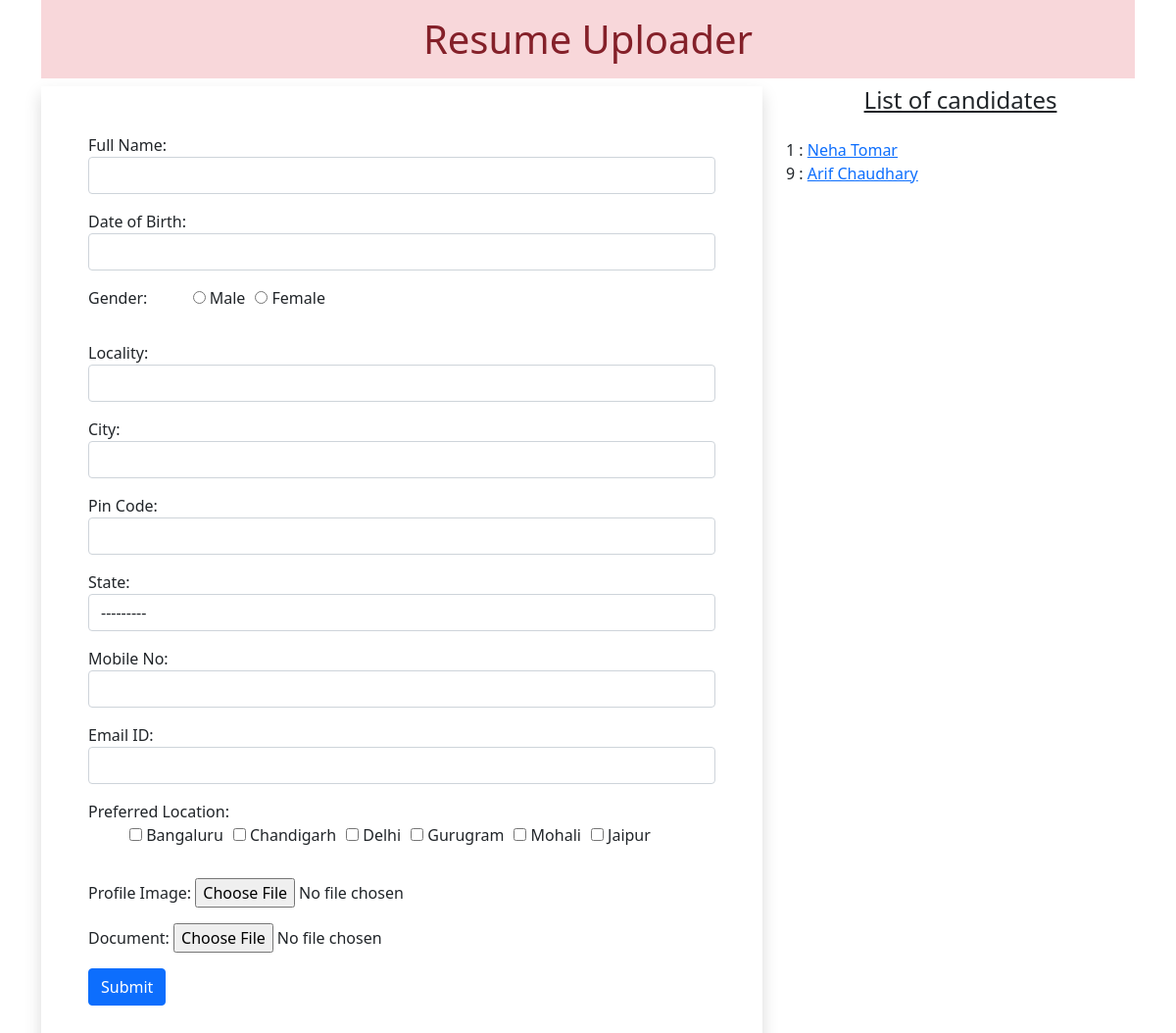
The page / on the database its author committed.
### app/models.py (models this page shows)
class Resume(models.Model):
    STATE_CHOICE = (
        ('AndraPardesh', 'AndraPardesh'),
        ('Chandigarh', 'Chandigarh'),
        ('Delhi','Delhi'),
        ('Goa', 'Goa'),
        ('UP', 'UP'),
        ('Punjab', 'Punjab'),
        ('Haryana', 'Haryana'),
    )
    name = models.CharField(max_length=100)
    dob = models.DateField(auto_now=False, auto_now_add=False)
    gender = models.CharField(max_length=50)
    locality = models.CharField(max_length=100)
    city = models.CharField(max_length=50)
    pin = models.PositiveIntegerField()
    state = models.CharField(choices= STATE_CHOICE, max_length=50)
    mobile = models.PositiveIntegerField()
    email = models.EmailField()
    job_city = models.CharField(max_length=50)
    profile_img = models.ImageField(upload_to='profileimg', blank=True)
    my_file = models.FileField(upload_to='doc', blank=True)

### app/views.py (the view, shortened to what this page needs)
# urls.py: path('', views.HomeView.as_view(), name='home'),
class HomeView(View):
    def get(self, request):
        form = ResumeForm
        candidates = Resume.objects.all()
        return render(request, 'app/home.html', {'candidates':candidates, 'form':form})

### app/templates/app/home.html (shortened to what this page needs)
<!DOCTYPE html>
{% load static %}
<html lang="en">
<head>
    <link href="https://cdn.jsdelivr.net/npm/bootstrap@5.1.0/dist/css/bootstrap.min.css"
     rel="stylesheet">
     <link rel="stylesheet" href="//code.jquery.com/ui/1.12.1/themes/base/jquery-ui.css">
    <link rel="stylesheet" href="{% static 'app/css/style.css' %}">
</head>
<body>
    <div class="container mb-5">
    <h1 class="alert-danger text-center p-3">Resume Uploader</h1>
        <div class="row">
            <div class="col-sm-8">
                <form action="" method="post" enctype="multipart/form-data" class="shadow p-5">
                    {% for fm in form %}
                        <div class="from-group mb-3">
                            {{fm.label_tag}} {{fm}} <small class="text-danger">{{fm.errors|striptags}}</small>
                        </div>
                    {% endfor %}
                    <input type="submit" value="Submit" class="btn btn-primary">
                </form>
            </div>
            <div class="col-sm-4">
                <h4 class="text-center mb-4"><u>List of candidates</u></h4>
                    {% for candidate in candidates %}
                        {{candidate.id}} : <a href="{% url 'candidate' candidate.id %}">{{candidate.name}}</a>
                        <br>
                    {% endfor %}
            </div>
        </div>
    </div>
</body>
</html>

### app/static/app/css/style.css (style rules this page uses)
#id_gender, #id_job_city { list-style-type: none; display: inline-flex; }
#id_gender > li { padding-left: 10px; }
#id_job_city > li { padding-left: 10px; }

### rows shown on the page
Resume: id "1", name "Neha Tomar"
Resume: id "9", name "Arif Chaudhary"

### other values the page prints
{{ fm.label_tag }} "Full Name:" "Date of Birth:" "Gender:" "Locality:" "City:" "Pin Code:" "State:" "Mobile No:" "Email ID:" "Preferred Location:" "Profile Image:" "Document:"
